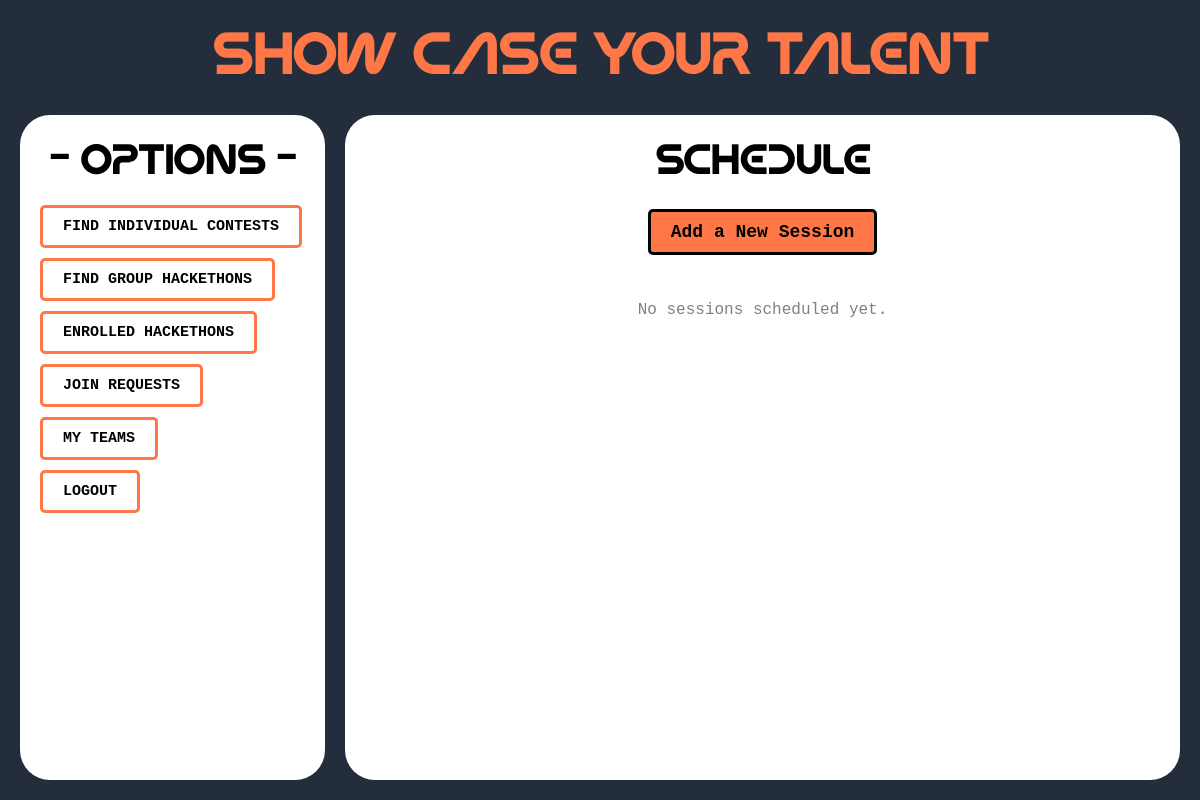
The page /competitor/team/4/schedules/ on the database as committed earlier.
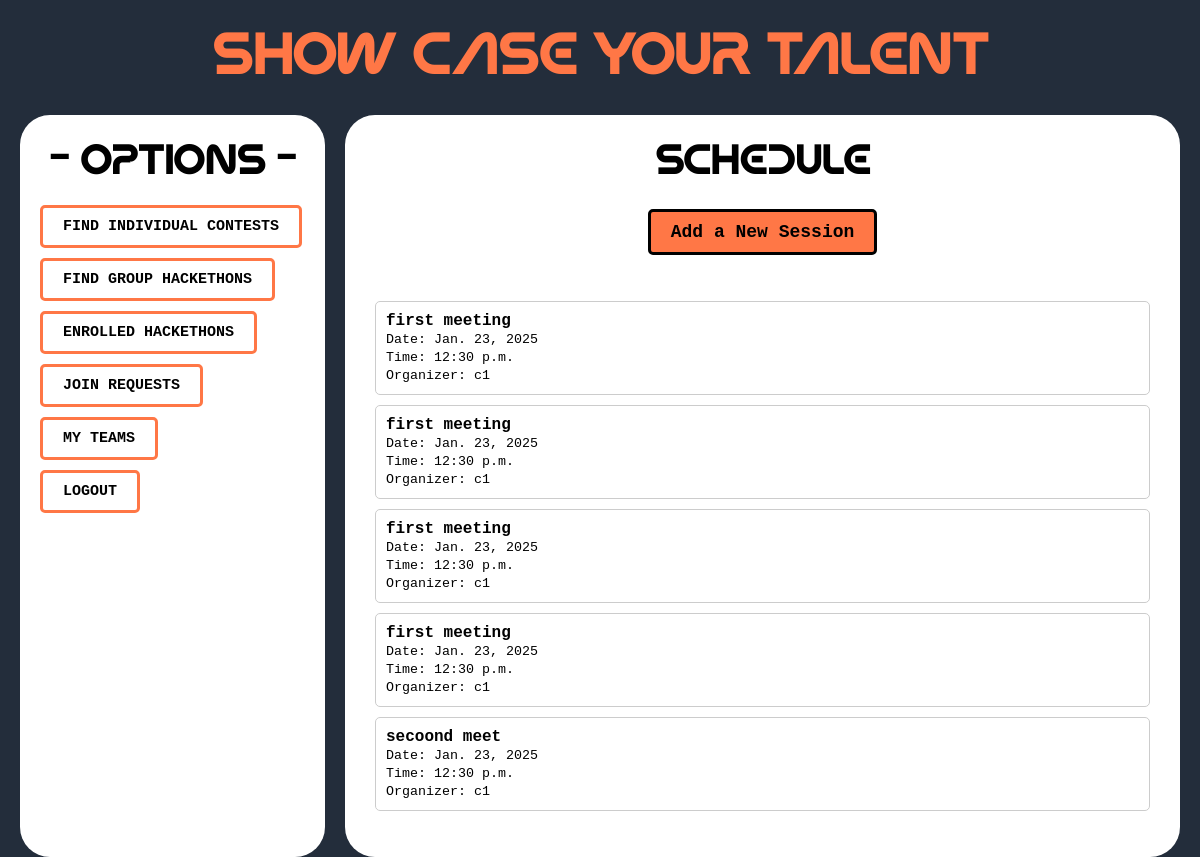
The same page on the database as committed later.
### competitor/models.py (models this page shows, shortened)
class Session(models.Model):
    team = models.ForeignKey(Team, on_delete=models.CASCADE, related_name="sessions")
    title = models.CharField(max_length=255)
    date = models.DateField()
    time = models.TimeField()
    organizer = models.ForeignKey(User, on_delete=models.CASCADE)  # ✅ Corrected user model reference

### accounts/models.py (models this page shows)
class CustomUser(AbstractUser):
    USER_TYPES = [
        ('host', 'Hackathon Host'),
        ('competitor', 'Competitor'),
    ]
    user_type = models.CharField(max_length=10, choices=USER_TYPES, default='competitor')

### competitor/views.py (the view)
# urls.py: path('team/<int:team_id>/schedules/', views.schedules, name='schedules'),
def schedules(request, team_id):
    sessions = Session.objects.filter(team_id=team_id).order_by('-date', '-time')
    return render(request, 'competitor/schedules.html', {'sessions': sessions, 'team_id': team_id})

### templates/competitor/schedules.html
{% extends "competitor/competitor_dashboard.html" %}
{% block right_div %}
<h1 style="color:black;text-align: center;">Schedule</h1>
<div style="text-align: center; margin-top: 20px;">
    <a href="{% url 'competitor:add_session' team_id %}" class="btn-like"
       style="display: inline-block; padding: 10px 20px; font-size: 18px; color: black; border:solid black;border-radius: 5px;">
        Add a New Session
    </a>
</div>
<div style="margin-top: 20px; padding: 10px;">
    {% if sessions %}
        <ul style="list-style: none; padding: 0;">
            {% for session in sessions %}
                <li style="margin-bottom: 10px; padding: 10px; border: 1px solid #ccc; border-radius: 5px;">
                    <strong>{{ session.title }}</strong> <br>
                    <small>Date: {{ session.date }}</small> <br>
                    <small>Time: {{ session.time }}</small> <br>
                    <small>Organizer: {{ session.organizer }}</small>
                </li>
            {% endfor %}
        </ul>
    {% else %}
        <p style="text-align: center; color: gray;">No sessions scheduled yet.</p>
    {% endif %}
</div>
{% endblock right_div %}

### templates/competitor/competitor_dashboard.html (shortened to what this page needs)
{% load static %}
<!DOCTYPE html>
<html lang="en">
<head>
</head>
<body>
    <h1 class="heading">Show case your talent</h1>
    <div class="lower-section">
        <div class="menu">
            <h1 style="color:black;text-align: center;">- options -</h1>
            <ul>
                <li><a href="#" class="btn-link">FIND INDIVIDUAL CONTESTS</a></li>
                <li><a href="{% url 'competitor:find_group_events' %}" class="btn-link">FIND GROUP HACKETHONS</a></li>
                <li><a href="{% url 'competitor:enrolled_hackathons' %}" class="btn-link">ENROLLED HACKETHONS</a></li>
                <li><a href="{% url 'competitor:view_join_requests' %}" class="btn-link">JOIN REQUESTS</a></li>
                <li><a href="{% url "competitor:my_teams" %}" class="btn-link">MY TEAMS</a></li>
                <li><a href="{% url "competitor:logout" %}" class="btn-link">LOGOUT</a></li>
            </ul>
        </div>
        <div class="content">
        {% block right_div %}{% endblock right_div %}
        </div>
    </div>
</body>
</html>

Rows that differ between the two databases and show on the page:
added Session: title "first meeting", date "Jan. 23, 2025", time "12:30 p.m.", organizer "c1"
added Session: title "first meeting", date "Jan. 23, 2025", time "12:30 p.m.", organizer "c1"
added Session: title "first meeting", date "Jan. 23, 2025", time "12:30 p.m.", organizer "c1"
added Session: title "first meeting", date "Jan. 23, 2025", time "12:30 p.m.", organizer "c1"
added Session: title "secoond meet", date "Jan. 23, 2025", time "12:30 p.m.", organizer "c1"
Other text that changed with them:
text no longer shown: "No sessions scheduled yet."
